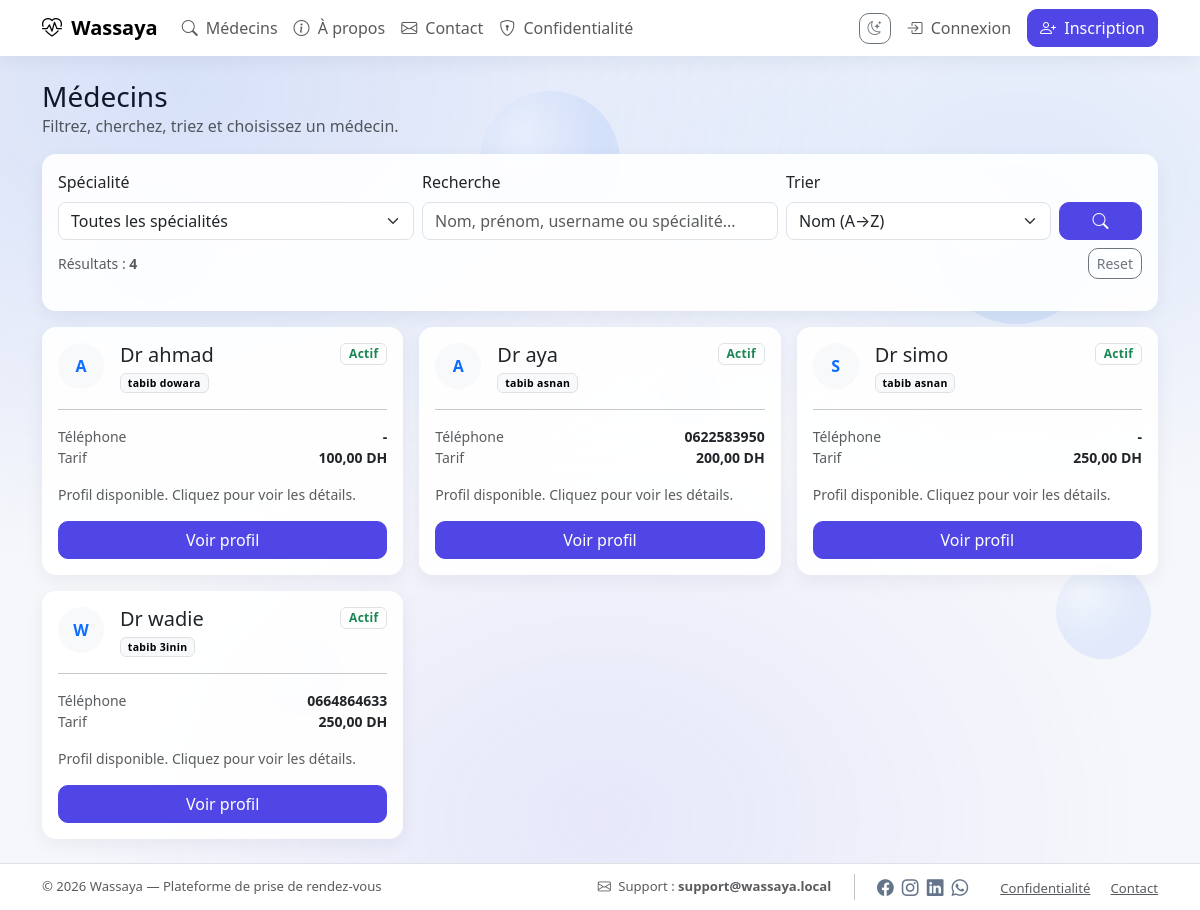
/site/doctors/, run on the app's committed database.
### wassaya_clinic/models.py (models this page shows, shortened)
class DoctorProfile(models.Model):
    user = models.OneToOneField(
        settings.AUTH_USER_MODEL,
        on_delete=models.CASCADE,              # EXPL: si l'user est supprimé, son profil aussi
        related_name="doctor_profile"          # EXPL: accès via user.doctor_profile
    )
    speciality = models.ForeignKey(
        Speciality,
        on_delete=models.SET_NULL,             # EXPL: si spécialité supprimée -> met NULL
        null=True,
        blank=True
    )
    bio = models.TextField(blank=True)         # EXPL: description du docteur
    phone = models.CharField(max_length=30, blank=True)
    fee = models.DecimalField(max_digits=10, decimal_places=2, default=0)  # EXPL: tarif
    is_active = models.BooleanField(default=True)  # EXPL: admin peut désactiver

class Speciality(models.Model):
    name = models.CharField(max_length=120, unique=True)  # EXPL: unique pour éviter doublons

### wassaya_users/models.py (models this page shows, shortened)
class User(AbstractUser):
    class Role(models.TextChoices):
        ADMIN = "ADMIN", "Admin"
        DOCTOR = "DOCTOR", "Doctor"
        PATIENT = "PATIENT", "Patient"
    role = models.CharField(
        max_length=20,
        choices=Role.choices,
        default=Role.PATIENT,
    )

### webui/views.py (the view, shortened to what this page needs)
# urls.py: path("site/doctors/", views.doctor_list, name="doctor_list"),
def doctor_list(request):
    speciality_id = (request.GET.get("speciality") or "").strip()
    q = (request.GET.get("q") or "").strip()
    sort = (request.GET.get("sort") or "name").strip()
    page_number = request.GET.get("page")
    qs = DoctorProfile.objects.filter(is_active=True).select_related("user", "speciality")
    if speciality_id.isdigit():
        qs = qs.filter(speciality_id=int(speciality_id))
    if sort == "fee_asc":
        qs = qs.order_by("fee", "user__first_name", "user__last_name", "user__username")
    elif sort == "fee_desc":
        qs = qs.order_by("-fee", "user__first_name", "user__last_name", "user__username")
    else:
        qs = qs.order_by("user__first_name", "user__last_name", "user__username")
    paginator = Paginator(qs, 9)
    page_obj = paginator.get_page(page_number)
    specialities = Speciality.objects.all().order_by("name")
    selected_speciality_name = ""
    if speciality_id.isdigit():
        selected_speciality_name = (
            specialities.filter(id=int(speciality_id)).values_list("name", flat=True).first() or ""
        )
    return render(
        request,
        "webui/doctors_list.html",
        {
            "page_obj": page_obj,
            "doctors": page_obj.object_list,
            "specialities": specialities,
            "selected_speciality": speciality_id,
            "selected_speciality_name": selected_speciality_name,
            "q": q,
            "sort": sort,
        },
    )

### webui/templates/webui/doctors_list.html (shortened to what this page needs)
{% extends "webui/base.html" %}
{% block content %}
  <div class="d-flex flex-column flex-md-row justify-content-between align-items-md-center gap-2 mb-3">
    <div>
      <h3 class="mb-0">Médecins</h3>
      <div class="text-muted">Filtrez, cherchez, triez et choisissez un médecin.</div>
    </div>
  </div>
  <form method="get" class="card mb-3">
    <div class="card-body">
      <div class="row g-2 align-items-end">
        <div class="col-12 col-md-4">
          <label class="form-label">Spécialité</label>
          <select name="speciality" class="form-select">
            <option value="">Toutes les spécialités</option>
          </select>
        </div>
        <div class="col-12 col-md-4">
          <label class="form-label">Recherche</label>
          <input
            class="form-control"
            type="text"
            name="q"
            value="{{ q|default:'' }}"
            placeholder="Nom, prénom, username ou spécialité..."
          />
        </div>
        <div class="col-12 col-md-3">
          <label class="form-label">Trier</label>
          <select name="sort" class="form-select">
            <option value="name" {% if sort == "name" %}selected{% endif %}>Nom (A→Z)</option>
          </select>
        </div>
        <div class="col-12 col-md-1 d-grid">
          <button class="btn btn-primary" type="submit" title="Appliquer">
            <i class="bi bi-search"></i>
          </button>
        </div>
        <div class="col-12 d-flex justify-content-between align-items-center mt-2">
          <div class="text-muted small">
            {% if page_obj %}
              Résultats : <span class="fw-semibold">{{ page_obj.paginator.count }}</span>
            {% endif %}
          </div>
          <a class="btn btn-outline-secondary btn-sm" href="{% url 'doctor_list' %}">
            Reset
          </a>
        </div>
      </div>
    </div>
  </form>
  {% if doctors %}
    <div class="row g-3">
      {% for d in doctors %}
        <div class="col-12 col-md-6 col-lg-4">
          <div class="card h-100">
            <div class="card-body">
              <div class="d-flex align-items-start justify-content-between">
                <div class="d-flex gap-3">
                  <div class="rounded-circle bg-light d-flex align-items-center justify-content-center"
                       style="width:46px;height:46px;">
                    <span class="fw-semibold text-primary">
                      {{ d.user.username|slice:":1"|upper }}
                    </span>
                  </div>
                  <div>
                    <h5 class="mb-1">Dr {{ d.user.get_full_name|default:d.user.username }}</h5>
                    <div class="text-muted small">
                      {% if d.speciality %}
                        <span class="badge text-bg-light border">{{ d.speciality.name }}</span>
                      {% else %}
                        <span class="badge text-bg-light border">Spécialité non précisée</span>
                      {% endif %}
                    </div>
                  </div>
                </div>
                <span class="badge text-bg-success-subtle border text-success">Actif</span>
              </div>
              <hr class="my-3">
              <div class="small text-muted">
                <div class="d-flex justify-content-between">
                  <span>Téléphone</span>
                  <span class="fw-semibold text-body">{{ d.phone|default:"-" }}</span>
                </div>
                <div class="d-flex justify-content-between">
                  <span>Tarif</span>
                  <span class="fw-semibold text-body">{{ d.fee }} DH</span>
                </div>
              </div>
              {% if d.bio %}
                <p class="text-muted small mt-3 mb-3">{{ d.bio|truncatechars:120 }}</p>
              {% else %}
                <p class="text-muted small mt-3 mb-3">Profil disponible. Cliquez pour voir les détails.</p>
              {% endif %}
              <a class="btn btn-primary w-100" href="{% url 'doctor_detail' d.id %}">
                Voir profil
              </a>
            </div>
          </div>
        </div>
      {% endfor %}
    </div>
  {% else %}
    <div class="card">
      <div class="card-body text-muted">
        Aucun médecin ne correspond à votre recherche/filtre.
      </div>
    </div>
  {% endif %}
{% endblock %}

### webui/templates/webui/base.html (shortened to what this page needs)
{% load static %}
<!doctype html>
<html lang="fr" data-theme="light">
<head>
  <link href="https://cdn.jsdelivr.net/npm/bootstrap@5.3.3/dist/css/bootstrap.min.css" rel="stylesheet">
  <link href="https://cdn.jsdelivr.net/npm/bootstrap-icons@1.11.3/font/bootstrap-icons.min.css" rel="stylesheet">
  <link rel="stylesheet" href="{% static 'webui/css/app.css' %}">
</head>
<body class="d-flex flex-column min-vh-100">
<div class="bg-bubbles" aria-hidden="true">
  <span class="bubble" style="--s: 95px;  --x: 88%; --y: 62%; --dx: 25px;  --dy: -35px; --d: 11s;"></span>
</div>
<nav class="navbar navbar-expand-lg bg-white sticky-top">
  <div class="container">
    <a class="navbar-brand fw-semibold" href="{% url 'home_page' %}">
      <i class="bi bi-heart-pulse me-1"></i> Wassaya
    </a>
    <div class="collapse navbar-collapse" id="navMain">
      <ul class="navbar-nav me-auto">
        <li class="nav-item">
          <a class="nav-link" href="{% url 'doctor_list' %}">
            <i class="bi bi-search me-1"></i> Médecins
          </a>
        </li>
        <li class="nav-item">
            <a class="nav-link" href="{% url 'about_page' %}">
              <i class="bi bi-info-circle me-1"></i> À propos
            </a>
          </li>
          <li class="nav-item">
            <a class="nav-link" href="{% url 'contact_page' %}">
              <i class="bi bi-envelope me-1"></i> Contact
            </a>
          </li>
          <li class="nav-item">
            <a class="nav-link" href="{% url 'privacy_page' %}">
              <i class="bi bi-shield-lock me-1"></i> Confidentialité
            </a>
          </li>
      </ul>
      <ul class="navbar-nav ms-auto align-items-center">
        <li class="nav-item me-2">
          <button class="btn btn-outline-secondary btn-sm" id="themeToggle" type="button" title="Mode sombre">
          </button>
        </li>
        {% if request.user.is_authenticated %}
          <li class="nav-item dropdown">
            <a class="nav-link dropdown-toggle" href="#" role="button" data-bs-toggle="dropdown">
              <i class="bi bi-person-circle me-1"></i> {{ request.user.username }}
            </a>
            <ul class="dropdown-menu dropdown-menu-end">
              {% if request.user.role == "PATIENT" %}
                <li>
                  <a class="dropdown-item" href="{% url 'patient_dashboard' %}">
                    <i class="bi bi-person-badge me-2"></i> Mon espace
                  </a>
                </li>
              {% elif request.user.role == "DOCTOR" %}
                <li>
                  <a class="dropdown-item" href="{% url 'doctor_dashboard' %}">
                    <i class="bi bi-person-badge me-2"></i> Mon espace
                  </a>
                </li>
              {% else %}
                <li>
                  <a class="dropdown-item" href="/admin/">
                    <i class="bi bi-person-badge me-2"></i> Mon espace
                  </a>
                </li>
              {% endif %}
              <li><hr class="dropdown-divider"></li>
              <li>
                <a class="dropdown-item text-danger" href="{% url 'logout_view' %}">
                  <i class="bi bi-box-arrow-right me-2"></i> Déconnexion
                </a>
              </li>
            </ul>
          </li>
        {% else %}
          <li class="nav-item">
            <a class="nav-link" href="{% url 'login_view' %}">
              <i class="bi bi-box-arrow-in-right me-1"></i> Connexion
            </a>
          </li>
          <li class="nav-item">
            <a class="btn btn-primary ms-lg-2" href="{% url 'register_view' %}">
              <i class="bi bi-person-plus me-1"></i> Inscription
            </a>
          </li>
        {% endif %}
      </ul>
    </div>
  </div>
</nav>
<main class="container py-4 flex-grow-1">
  {% block content %}{% endblock %}
</main>
<footer class="py-4 border-top bg-white mt-auto footer-compact">
  <div class="container d-flex flex-column flex-md-row align-items-center justify-content-between gap-2">
    <div class="text-muted small">
      © {% now "Y" %} Wassaya — Plateforme de prise de rendez-vous
    </div>
    <div class="d-flex align-items-center gap-3 flex-wrap justify-content-center">
      <div class="text-muted small">
        <i class="bi bi-envelope me-1"></i> Support :
        <span class="fw-semibold">support@wassaya.local</span>
      </div>
      <div class="d-flex align-items-center gap-2">
        <a class="social" href="#" target="_blank" rel="noopener" aria-label="Facebook" title="Facebook">
          <i class="bi bi-facebook"></i>
        </a>
        <a class="social" href="#" target="_blank" rel="noopener" aria-label="Instagram" title="Instagram">
          <i class="bi bi-instagram"></i>
        </a>
        <a class="social" href="#" target="_blank" rel="noopener" aria-label="LinkedIn" title="LinkedIn">
          <i class="bi bi-linkedin"></i>
        </a>
        <a class="social" href="#" target="_blank" rel="noopener" aria-label="WhatsApp" title="WhatsApp">
          <i class="bi bi-whatsapp"></i>
        </a>
      </div>
      <div class="footer-links ms-3">
        <a class="text-muted small me-3" href="{% url 'privacy_page' %}">Confidentialité</a>
        <a class="text-muted small" href="{% url 'contact_page' %}">Contact</a>
      </div>
    </div>
  </div>
</footer>
</body>
</html>

### webui/static/webui/css/app.css (style rules this page uses)
html, body { height: 100%; }
body { font-family: system-ui, -apple-system, Segoe UI, Roboto, Arial, sans-serif; }
.card { border-radius: 14px; }
.badge { font-weight: 600; letter-spacing: .3px; }
.btn { border-radius: 10px; }
.btn-primary { background-color: #4F46E5; border-color: #4F46E5; }
.form-control, .form-select { border-radius: 8px; }
footer.footer-compact { padding-top: .65rem !important; padding-bottom: .65rem !important; }
footer.footer-compact .small { font-size: .82rem !important; }
footer.footer-compact .footer-links { margin-left: 12px; }
footer.footer-compact a.social i { font-size: 1.05rem !important; }
footer.footer-compact .container { gap: .5rem !important; }

### webui/templates/webui/base.html (style rules this page uses)
:root { --bg: #f6f7fb; --text: #0f172a; --muted: #64748b; --card: rgba(255,255,255,.92); --border: rgba(2,6,23,.10); --shadow: 0 6px 18px rgba(18, 38, 63, .06); --link: #0d6efd; }
body { background: var(--bg); color: var(--text); position: relative; overflow-x: hidden; }
.card { border: 0; box-shadow: var(--shadow); border-radius: 14px; background: var(--card); }
.navbar { box-shadow: var(--shadow); }
.btn { border-radius: 10px; }
.bg-bubbles { position: fixed; inset: 0; z-index: -1; pointer-events: none; overflow: hidden; background: radial-gradient(1200px 800px at 15% 10%, rgba(37,99,235,.15), transparent 60%), radial-gradient(900px 600px at 85% 20%, rgba(59,130,246,.12), transparent 55%), radial-gradient(900px 700px at 50% 90%, rgba(99,102,241,.10), transparent 60%); }
.bubble { position: absolute; width: var(--s); height: var(--s); border-radius: 999px; left: var(--x); top: var(--y); background: radial-gradient(circle at 30% 30%, rgba(255,255,255,.55), rgba(255,255,255,0) 55%), rgba(59,130,246,.14); filter: blur(.2px); opacity: .75; animation: floaty var(--d) ease-in-out infinite; }
footer a.social { color: var(--muted); transition: transform .15s ease, color .15s ease; display: inline-flex; align-items: center; justify-content: center; text-decoration: none; }

### data on the page
DoctorProfile: user.username "A", user.get_full_name "ahmad", speciality.name "tabib dowara", phone "-", fee "100,00", shows "Profil disponible. Cliquez pour voir les détails."
DoctorProfile: user.username "A", user.get_full_name "aya", speciality.name "tabib asnan", phone "0622583950", fee "200,00", shows "Profil disponible. Cliquez pour voir les détails."
DoctorProfile: user.username "S", user.get_full_name "simo", speciality.name "tabib asnan", phone "-", fee "250,00", shows "Profil disponible. Cliquez pour voir les détails."
DoctorProfile: user.username "W", user.get_full_name "wadie", speciality.name "tabib 3inin", phone "0664864633", fee "250,00", shows "Profil disponible. Cliquez pour voir les détails."

### other printed values
{{ page_obj.paginator.count }} "4"
